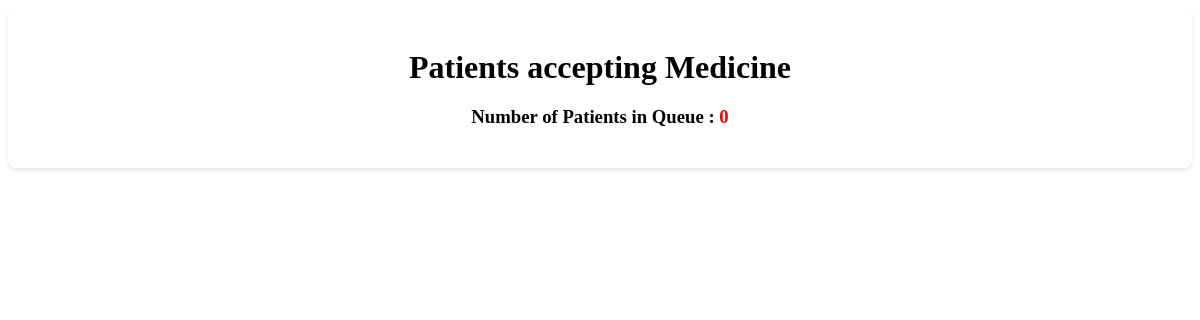
The app's page /pharmasist/produce-list.php, older data.
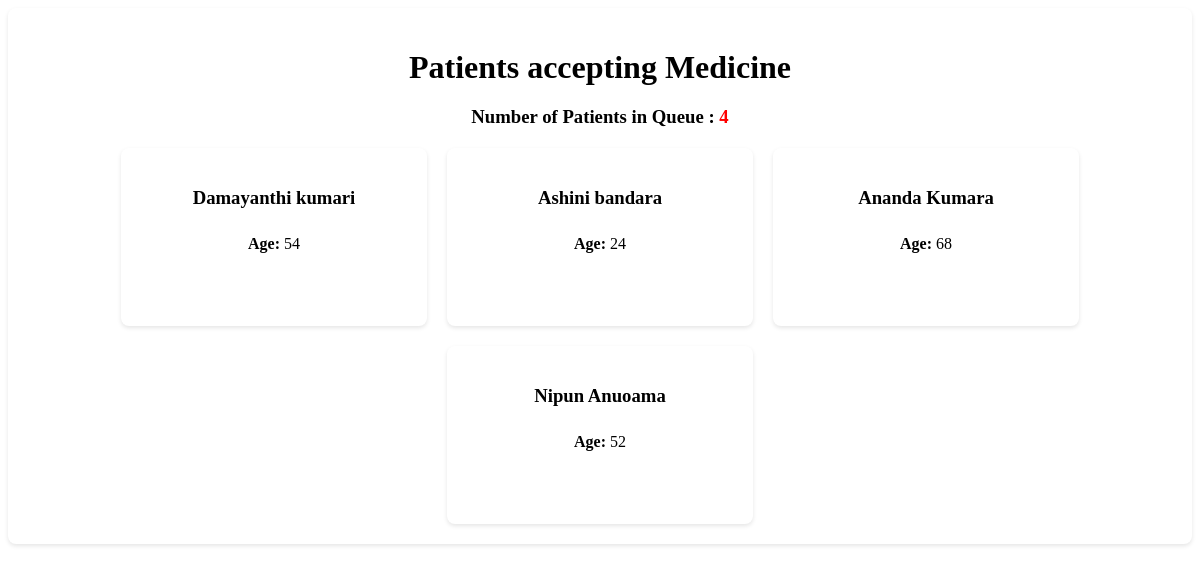
The same page, newer data.
### tables this page shows
CREATE TABLE IF NOT EXISTS `patients_details` (
  `id` int NOT NULL AUTO_INCREMENT,
  `patients_id` int DEFAULT NULL,
  `age` int DEFAULT NULL,
  `reception_id` varchar(50) DEFAULT NULL,
  `symptoms` text,
  `medical_report` text,
  `Prescriptions` text,
  `Prescriptions_date` datetime DEFAULT NULL,
  `doctor_id` varchar(50) DEFAULT NULL,
  `symptoms_date` datetime DEFAULT NULL,
  `medicine_status` varchar(50) DEFAULT 'pending',
  PRIMARY KEY (`id`),
  KEY `FK_patients_details_register_patients` (`patients_id`),
  KEY `FK_patients_details_register_reception` (`reception_id`),
  KEY `FK_patients_details_registered_doctor` (`doctor_id`),
  CONSTRAINT `FK_patients_details_register_patients` FOREIGN KEY (`patients_id`) REFERENCES `registered_patients` (`p_id`),
  CONSTRAINT `FK_patients_details_register_reception` FOREIGN KEY (`reception_id`) REFERENCES `registered_reception` (`id_num`),
  CONSTRAINT `FK_patients_details_registered_doctor` FOREIGN KEY (`doctor_id`) REFERENCES `registered_doctor` (`id_num`)
);

CREATE TABLE IF NOT EXISTS `registered_patients` (
  `p_id` int NOT NULL AUTO_INCREMENT,
  `name` varchar(50) DEFAULT NULL,
  `mobile` varchar(12) DEFAULT NULL,
  `email` varchar(50) DEFAULT NULL,
  `id_num` varchar(20) DEFAULT NULL,
  `address` text,
  `age` int DEFAULT NULL,
  `register_date` datetime DEFAULT NULL,
  `reception_id` varchar(50) DEFAULT NULL,
  PRIMARY KEY (`p_id`),
  KEY `FK_register_patients_register_reception` (`reception_id`),
  CONSTRAINT `FK_register_patients_register_reception` FOREIGN KEY (`reception_id`) REFERENCES `registered_reception` (`id_num`)
);

### connection.php (called while the page is built, shortened)
<?php
class Database
{
    public static $connection;
    public static function SetUpConnection()
    {
        if (!isset(Database::$connection)) {
            Database::$connection = new mysqli(DB_HOST, DB_USER, DB_PASS, DB_NAME, DB_PORT);
        }
    }
    public static function search($q)
    {
        return Database::$connection->query($q);
    }
}

### pharmasist/produce-list.php (the view, shortened to what this page needs)
<head>
</head>
<?php
require_once "../connection.php";
$totalResultSet = Database::search("SELECT COUNT(*) AS total FROM `patients_details`
WHERE `Prescriptions` != '' AND `medicine_status` = 'pending' ");
$totalRow = $totalResultSet->fetch_assoc();
$totalPatients = $totalRow['total'];
?>
<body>
    <div class="container">
        <h1>Patients accepting Medicine</h1>
        <div class="queue-info">
            <h3>Number of Patients in Queue : <span style="color: red; font-weight: 900;" id="queueCount"><?php echo $totalPatients ?></span></h3>
        </div>
        <div class="patient-cards">
            <?php
            $patiientResultSet = Database::search("SELECT  `patients_details`.`id` AS `pid`, `registered_patients`.`name` AS `name`,`patients_details`.`age` AS `age`
        FROM `patients_details`
        INNER JOIN  `registered_patients` ON `registered_patients`.`p_id` = `patients_details`.`patients_id`
        WHERE `patients_details`.`Prescriptions` != '' AND `patients_details`.`medicine_status`  = 'pending'   LIMIT 8");
            $numRows = $patiientResultSet->num_rows;
            if ($numRows > 0) {
                while ($patientDetails = $patiientResultSet->fetch_assoc()) {
            ?>
                    <div class="patient-card">
                        <h3><?php echo $patientDetails["name"] ?></h3>
                        <p><strong>Age:</strong> <?php echo $patientDetails["age"] ?></p>
                        <button class="examine-btn" onclick="examinePatient(<?php echo $patientDetails['pid'] ?>)">Produce</button>
                    </div>
            <?php
                }
            }
            ?>
        </div>
    </div>
</body>

Row changes from the older to the newer data that the page shows:
added patients_details: patients.name "Damayanthi kumari", age "54"
added patients_details: patients.name "Ashini bandara", age "24"
added patients_details: patients.name "Ananda Kumara", age "68"
added patients_details: patients.name "Nipun Anuoama", age "52"
Text that changed along with them:
$totalPatients: "0" → "4"
